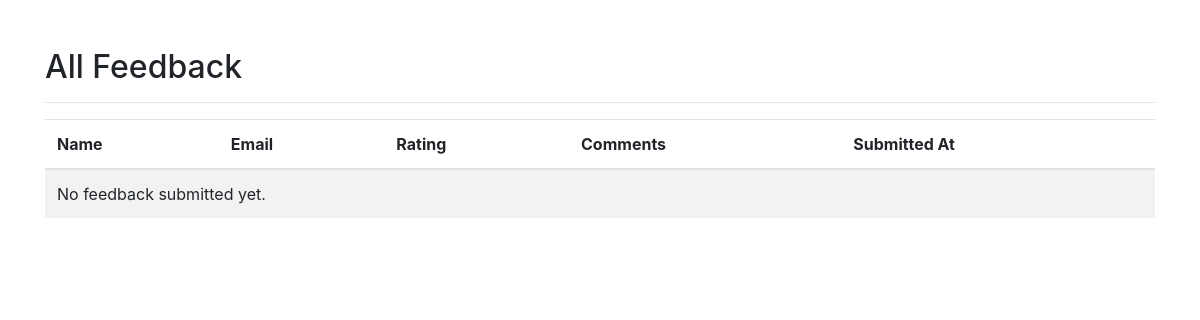
Before: /feedback/view/ (signed in) with the older database file.
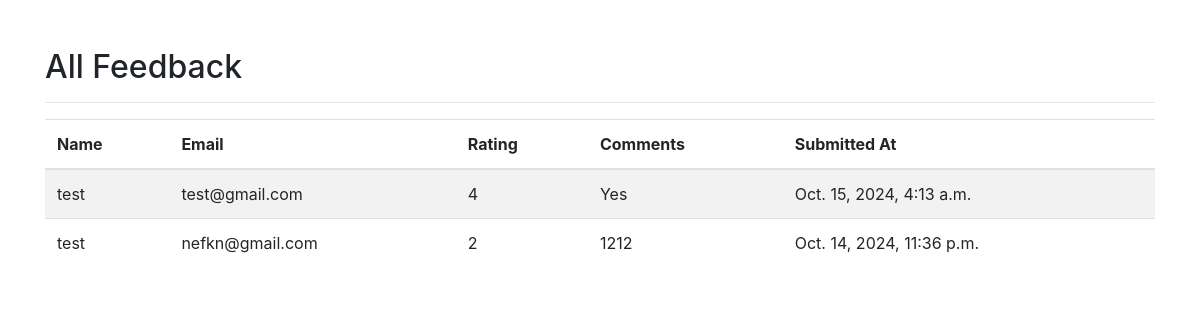
After: the same page with the newer database file.
### feedback/models.py (models this page shows, shortened)
class Feedback(models.Model):
    user = models.ForeignKey(User, on_delete=models.CASCADE, null=True)
    name = models.CharField(max_length=100)
    email = models.EmailField()
    rating = models.IntegerField(choices=[(i, i) for i in range(1, 6)])
    comments = models.TextField()
    submitted_at = models.DateTimeField(auto_now_add=True)

### feedback/views.py (the view)
# urls.py: path('view/', view_feedback, name='view_feedback'),
def view_feedback(request):
    if request.user.is_superuser:
        feedback_list = Feedback.objects.all().order_by('-submitted_at')
    else:
        feedback_list = Feedback.objects.filter(user=request.user).order_by('-submitted_at')
    return render(request, 'feedback/view_feedback.html', {'feedback_list': feedback_list})

### templates/feedback/view_feedback.html (shortened to what this page needs)
<!DOCTYPE html>
<html>
<head>
    <link rel="stylesheet" href="https://stackpath.bootstrapcdn.com/bootstrap/4.5.2/css/bootstrap.min.css">
</head>
<body>
    <div class="container mt-5">
        <h2>All Feedback</h2>
        <hr>
        <table class="table table-striped">
            <thead>
                <tr>
                    <th>Name</th>
                    <th>Email</th>
                    <th>Rating</th>
                    <th>Comments</th>
                    <th>Submitted At</th>
                </tr>
            </thead>
            <tbody>
                {% for feedback in feedback_list %}
                    <tr>
                        <td>{{ feedback.name }}</td>
                        <td>{{ feedback.email }}</td>
                        <td>{{ feedback.rating }}</td>
                        <td>{{ feedback.comments }}</td>
                        <td>{{ feedback.submitted_at }}</td>
                    </tr>
                {% empty %}
                    <tr>
                        <td colspan="5">No feedback submitted yet.</td>
                    </tr>
                {% endfor %}
            </tbody>
        </table>
    </div>
</body>
</html>

Changed rows visible on the page:
added Feedback: name "test", email "test@gmail.com", rating "4", comments "Yes", submitted_at "Oct. 15, 2024, 4:13 a.m."
added Feedback: name "test", email "nefkn@gmail.com", rating "2", comments "1212", submitted_at "Oct. 14, 2024, 11:36 p.m."
Other visible differences:
text no longer shown: "No feedback submitted yet."
